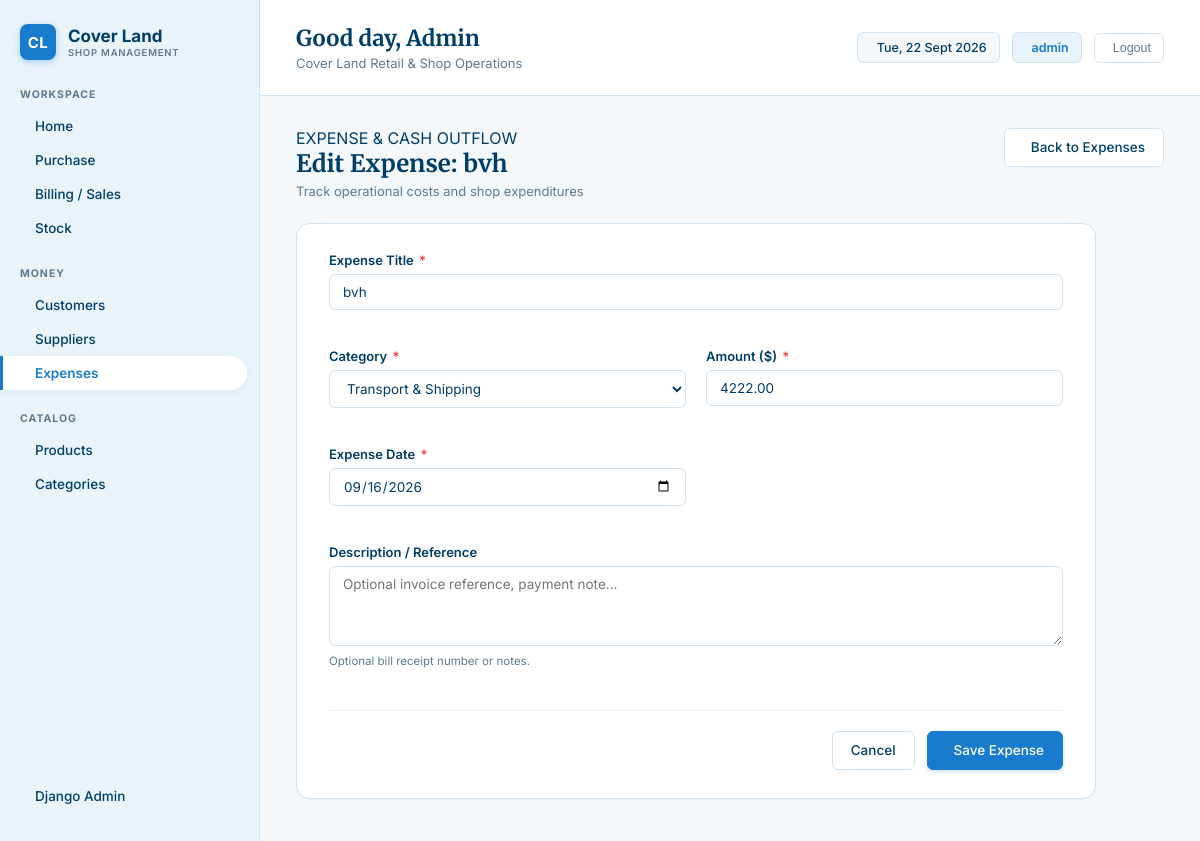
Page /expenses/2/edit/ (signed in) on the committed database.
### superadmin/models.py (models this page shows, shortened)
class Expense(models.Model):
    EXPENSE_CATEGORIES = [
        ('Rent', 'Rent'),
        ('Utilities', 'Utilities (Electricity/Water/Net)'),
        ('Salaries', 'Salaries & Wages'),
        ('Maintenance', 'Maintenance & Repairs'),
        ('Packaging', 'Packaging & Supplies'),
        ('Transport', 'Transport & Shipping'),
        ('Marketing', 'Marketing & Ads'),
        ('General', 'General / Other'),
    ]
    title = models.CharField(max_length=200)
    category = models.CharField(max_length=100, choices=EXPENSE_CATEGORIES, default='General')
    amount = models.DecimalField(max_digits=10, decimal_places=2)
    date = models.DateField(default=timezone.now)
    description = models.TextField(blank=True, null=True)
    created_at = models.DateTimeField(default=timezone.now, blank=True)
    class Meta:
        ordering = ['-date', '-id']

### superadmin/views/expenses.py (the view)
# urls.py: path('expenses/<int:pk>/edit/', views.ExpenseUpdateView.as_view(), name='expense_update'),
class ExpenseUpdateView(LoginRequiredMixin, SuccessMessageMixin, UpdateView):
    model = Expense
    form_class = ExpenseForm
    template_name = 'expenses/expense_form.html'
    success_url = reverse_lazy('expense_list')
    success_message = "Expense '%(title)s' updated successfully."

### superadmin/forms/expense_forms.py
class ExpenseForm(forms.ModelForm):
    class Meta:
        model = Expense
        fields = ['title', 'category', 'amount', 'date', 'description']
        widgets = {
            'title': forms.TextInput(attrs={'class': 'form-control', 'placeholder': 'e.g. Shop Electricity Bill June'}),
            'category': forms.Select(attrs={'class': 'form-select'}),
            'amount': forms.NumberInput(attrs={'class': 'form-control', 'step': '0.01', 'min': '0'}),
            'date': forms.DateInput(attrs={'class': 'form-control', 'type': 'date'}),
            'description': forms.Textarea(attrs={'class': 'form-control', 'rows': 2, 'placeholder': 'Optional invoice reference, payment note...'}),
        }

### templates/expenses/expense_form.html (shortened to what this page needs)
{% extends 'base.html' %}
{% block content %}
<div class="page-header">
    <div class="page-title-group">
        <div class="section-title">EXPENSE & CASH OUTFLOW</div>
        <h1>{% if form.instance.pk %}Edit Expense: {{ form.instance.title }}{% else %}Record New Expense{% endif %}</h1>
        <p class="page-subtitle">Track operational costs and shop expenditures</p>
    </div>
    <div class="page-actions">
        <a href="{% url 'expense_list' %}" class="btn btn-secondary">
             Back to Expenses
        </a>
    </div>
</div>
<div class="form-card">
    <form method="post" novalidate>
        <div class="form-grid">
            <div class="form-group form-col-full">
                <label class="form-label" for="{{ form.title.id_for_label }}">Expense Title <span class="required">*</span></label>
                {{ form.title }}
            </div>
            <div class="form-group">
                <label class="form-label" for="{{ form.category.id_for_label }}">Category <span class="required">*</span></label>
                {{ form.category }}
            </div>
            <div class="form-group">
                <label class="form-label" for="{{ form.amount.id_for_label }}">Amount ($) <span class="required">*</span></label>
                {{ form.amount }}
            </div>
            <div class="form-group">
                <label class="form-label" for="{{ form.date.id_for_label }}">Expense Date <span class="required">*</span></label>
                {{ form.date }}
            </div>
            <div class="form-group form-col-full">
                <label class="form-label" for="{{ form.description.id_for_label }}">Description / Reference</label>
                {{ form.description }}
                <p class="form-help">Optional bill receipt number or notes.</p>
            </div>
        </div>
        <div class="form-actions">
            <a href="{% url 'expense_list' %}" class="btn btn-secondary">Cancel</a>
            <button type="submit" class="btn btn-primary">
                 Save Expense
            </button>
        </div>
    </form>
</div>
{% endblock %}

### templates/base.html (shortened to what this page needs)
{% load static %}
<!DOCTYPE html>
<html lang="en">
<head>
    <link rel="stylesheet" href="{% static 'css/styles.css' %}">
</head>
<body>
    <aside class="sidebar">
        <a href="{% url 'dashboard' %}" class="brand">
            <div class="brand-icon">CL</div>
            <div class="brand-text">
                <h1>Cover Land</h1>
                <p>SHOP MANAGEMENT</p>
            </div>
        </a>
        <div class="nav-section">
            <div class="nav-title">WORKSPACE</div>
            <ul class="nav-list">
                <li>
                    <a href="{% url 'dashboard' %}" class="nav-item {% if request.resolver_match.url_name == 'dashboard' %}active{% endif %}">
                         Home
                    </a>
                </li>
                <li>
                    <a href="{% url 'purchase_list' %}" class="nav-item {% if 'purchase' in request.resolver_match.url_name %}active{% endif %}">
                         Purchase
                    </a>
                </li>
                <li>
                    <a href="{% url 'sale_list' %}" class="nav-item {% if 'sale' in request.resolver_match.url_name %}active{% endif %}">
                         Billing / Sales
                    </a>
                </li>
                <li>
                    <a href="{% url 'stock_list' %}" class="nav-item {% if request.resolver_match.url_name == 'stock_list' %}active{% endif %}">
                         Stock
                    </a>
                </li>
            </ul>
        </div>
        <div class="nav-section">
            <div class="nav-title">MONEY</div>
            <ul class="nav-list">
                <li>
                    <a href="{% url 'customer_list' %}" class="nav-item {% if 'customer' in request.resolver_match.url_name %}active{% endif %}">
                         Customers
                    </a>
                </li>
                <li>
                    <a href="{% url 'supplier_list' %}" class="nav-item {% if 'supplier' in request.resolver_match.url_name %}active{% endif %}">
                         Suppliers
                    </a>
                </li>
                <li>
                    <a href="{% url 'expense_list' %}" class="nav-item {% if 'expense' in request.resolver_match.url_name %}active{% endif %}">
                         Expenses
                    </a>
                </li>
            </ul>
        </div>
        <div class="nav-section">
            <div class="nav-title">CATALOG</div>
            <ul class="nav-list">
                <li>
                    <a href="{% url 'product_list' %}" class="nav-item ">
                         Products
                    </a>
                </li>
                <li>
                    <a href="{% url 'category_list' %}" class="nav-item {% if 'category' in request.resolver_match.url_name %}active{% endif %}">
                         Categories
                    </a>
                </li>
            </ul>
        </div>
        <div class="nav-section" style="margin-top: auto;">
            <ul class="nav-list">
                <li>
                    <a href="{% url 'admin:index' %}" class="nav-item" target="_blank">
                         Django Admin
                    </a>
                </li>
            </ul>
        </div>
    </aside>
    <main class="main-content">
        <header class="topbar">
            <div class="greeting">
                <h2>Good day, {% if user.is_authenticated %}{{ user.username|title }}{% else %}Owner{% endif %}</h2>
                <p>Cover Land Retail & Shop Operations</p>
            </div>
            <div class="user-info">
                <div class="date-badge">
                     <span id="current-date"></span>
                </div>
                <div class="user-badge">
                     {% if user.is_authenticated %}{{ user.username }}{% else %}Admin{% endif %}
                </div>
                {% if user.is_authenticated %}
                <form action="{% url 'logout' %}" method="post" style="display: inline;">
                    <button type="submit" class="logout-btn" title="Sign Out">
                         Logout
                    </button>
                </form>
                {% endif %}
            </div>
        </header>
        <div class="dashboard-container">
            {% block content %}
            {% endblock %}
        </div>
    </main>
</body>
</html>

### rows in the picture
Expense: instance "bvh", title "bvh", category "Transport & Shipping", amount "4222.00", date "09/16/2026"

### other values in the picture
{{ user.username|title }} "Admin"
{{ user.username }} "admin"
